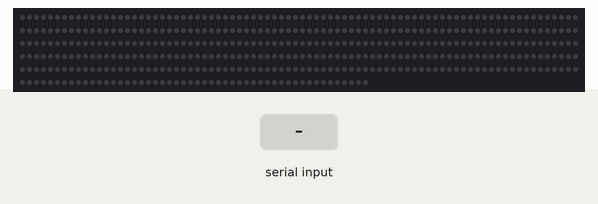
Bench run of a sketch on a simulated Arduino Uno, built with avr-gcc and run on an emulated ATmega328P. Parts: 450 RGB LEDs in strip order, left to right, continuing on the next row. Inputs (shaded band) come from the test bench. Dim RGB values are drawn brighter than linear; random numbers use the default seed unless the sketch sets one.

Above: at 4.2 s.
4.3 s: "o" received over Serial
6.8 s: "g" received over Serial
At 8.19 s:
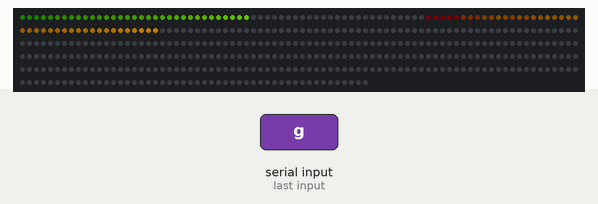
9.5 s: "1" received over Serial
At 9.87 s:
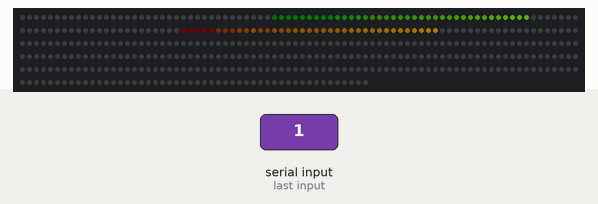
12.5 s: "r" received over Serial
At 13.71 s:
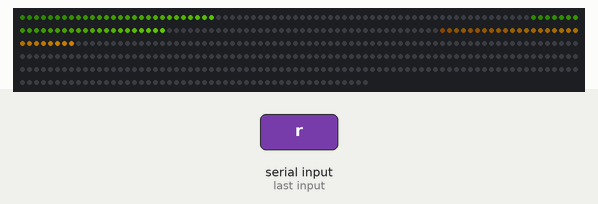
15.0 s: "r" received over Serial
At 15.38 s:
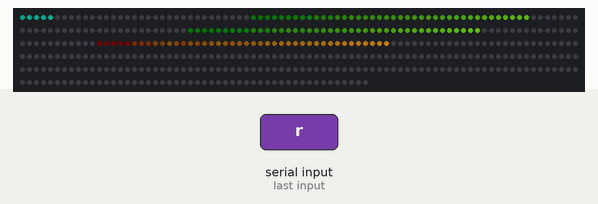
Timing chart, 0 to 18.0 s (numbered marks = the images above; inputs shaded):
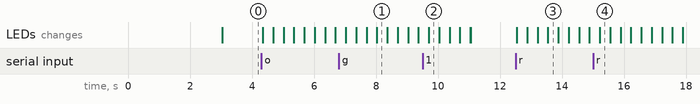

The sketch:

server_light_pulse_installation.ino
```cpp
#include <FastLED.h>

FASTLED_USING_NAMESPACE

#define DATA_PIN    3
#define LED_TYPE    WS2812B
#define COLOR_ORDER GRB
#define NUM_LEDS    450

CRGB leds[NUM_LEDS];

const uint8_t nbrPulseMax = 20;
int pos[nbrPulseMax];
bool activePulse[nbrPulseMax];
CRGB color[nbrPulseMax];
char val = 'g';

void setup() {
 delay(3000); // 3 second delay for recovery
 Serial.begin(115200);

 // tell FastLED about the LED strip configuration
 FastLED.addLeds<LED_TYPE,DATA_PIN,COLOR_ORDER>(leds, NUM_LEDS).setCorrection(TypicalLEDStrip);
  // set master brightness control
  FastLED.setBrightness(96);
  for (int i=0; i<nbrPulseMax; i++){
    pos[i] = 0;
    activePulse[i] = false;
    color[i] = CRGB(0x000000); // black
    }

}

void loop() {

  FastLED.show();
  // insert a delay to keep the framerate modest
  FastLED.delay(1000/120);
  fadeToBlackBy( leds, NUM_LEDS, 20);
if (Serial.available()>0) {
    val = Serial.read();
     if (val == 'g'){
      for (int i=0; i < nbrPulseMax; i++){
          if(!activePulse[i]){
            activePulse[i] = true;
            color[i] = CRGB(0x7CFC00); // GREEN CRGB(0x37B5F0); // Blue //
          break;
          }
         }
      }
     else if (val == 'o'){
      for (int i=0; i < nbrPulseMax; i++){
          if(!activePulse[i]){
            activePulse[i] = true;
            color[i] = CRGB(0xFFA500);  // ORANGE CRGB(0xE027F5); // Viiolet //
          break;
            }
          }
     }
     else if (val == 'r'){
           for (int i=0; i < nbrPulseMax; i++){
          if(!activePulse[i]){
            activePulse[i] = true;
            //color[i] = CRGB(0xFF0000);   // RED
            color[i] = CHSV(random8(), 255, 255);   // RED
          break;
          }
         }
      }
}
if (val!=-1){
   if (val == 'g'|| val == 'o' || val == 'r'){
      for (int i=0; i < nbrPulseMax; i++){
        if (activePulse[i]){
          leds[pos[i]] = color[i];
          pos[i]++;
          if (pos[i]>NUM_LEDS){
            pos[i]=0;
            activePulse[i]=false;
            }
         }
      }
    }
  }
}
```

Measured:
- after the input at 12.5 s, the LEDs: first change at once (image 3 shows a later state)
